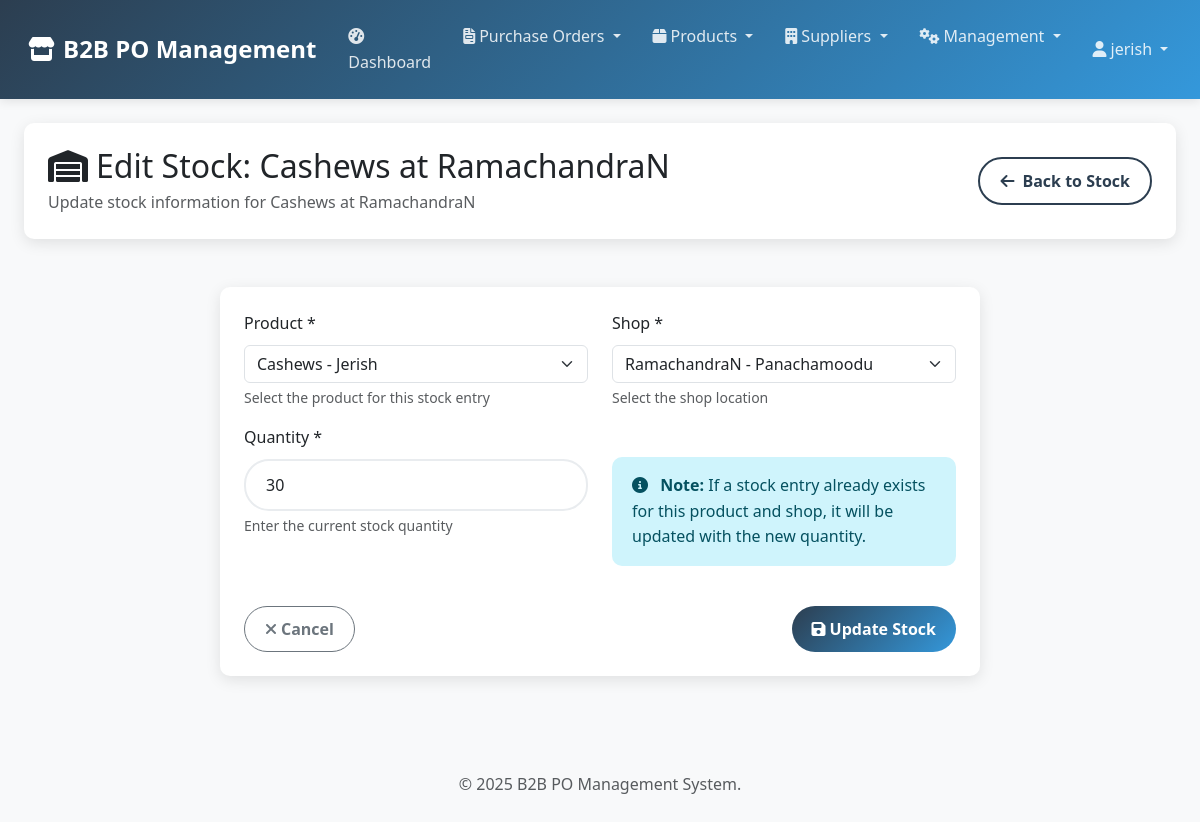
/stocks/2/edit/ (signed in), run on the app's committed database.
### po_system/models.py (models this page shows, shortened)
class ProductStock(models.Model):
    product = models.ForeignKey(Product, on_delete=models.CASCADE, related_name='stocks')
    shop = models.ForeignKey(Shop, on_delete=models.CASCADE)
    quantity = models.IntegerField(validators=[MinValueValidator(0)])
    updated_at = models.DateTimeField(auto_now=True)
    class Meta:
        unique_together = ['product', 'shop']

class Product(models.Model):
    name = models.CharField(max_length=200)
    supplier = models.ForeignKey(Supplier, on_delete=models.CASCADE, related_name='products')
    category = models.ForeignKey(Category, on_delete=models.CASCADE)
    unit = models.CharField(max_length=20, default='Kg')
    current_price = models.DecimalField(max_digits=10, decimal_places=2, validators=[MinValueValidator(Decimal('0.01'))])
    proposed_price = models.DecimalField(max_digits=10, decimal_places=2, validators=[MinValueValidator(Decimal('0.01'))])
    proposed_stock = models.IntegerField(validators=[MinValueValidator(0)])
    description = models.TextField(blank=True)
    created_at = models.DateTimeField(default=timezone.now)  # Changed from auto_now_add
    updated_at = models.DateTimeField(auto_now=True)
    is_active = models.BooleanField(default=True)
    def __str__(self):
        return f"{self.name} - {self.supplier.name}"
    class Meta:
        unique_together = ['name', 'supplier']

class Shop(models.Model):
    name = models.CharField(max_length=100)
    location = models.CharField(max_length=200)
    manager_name = models.CharField(max_length=100)
    created_at = models.DateTimeField(default=timezone.now)  # Changed from auto_now_add
    is_active = models.BooleanField(default=True)
    def __str__(self):
        return f"{self.name} - {self.location}"

### po_system/views.py (the view)
# urls.py: path('stocks/<int:stock_id>/edit/', views.stock_edit, name='stock_edit'),
@login_required
def stock_edit(request, stock_id):
    stock = get_object_or_404(ProductStock, id=stock_id)
    if request.method == 'POST':
        form = ProductStockForm(request.POST, instance=stock)
        if form.is_valid():
            stock = form.save()
            messages.success(request, f'Stock entry for "{stock.product.name}" at "{stock.shop.name}" updated successfully!')
            return redirect('po_system:stock_list')
    else:
        form = ProductStockForm(instance=stock)
    return render(request, 'po_system/stock_form.html', {
        'form': form,
        'stock': stock,
        'title': f'Edit Stock: {stock.product.name} at {stock.shop.name}',
        'submit_text': 'Update Stock'
    })

### po_system/forms.py
class ProductStockForm(forms.ModelForm):
    class Meta:
        model = ProductStock
        fields = ['product', 'shop', 'quantity']
        widgets = {
            'product': forms.Select(attrs={'class': 'form-select'}),
            'shop': forms.Select(attrs={'class': 'form-select'}),
            'quantity': forms.NumberInput(attrs={'class': 'form-control', 'min': '0'}),
        }
    def __init__(self, *args, **kwargs):
        super().__init__(*args, **kwargs)
        self.fields['product'].queryset = Product.objects.filter(is_active=True)
        self.fields['shop'].queryset = Shop.objects.filter(is_active=True)

### templates/po_system/stock_form.html (shortened to what this page needs)
{% extends 'po_system/base.html' %}
{% block content %}
<div class="container-fluid">
    <div class="row mb-4">
        <div class="col-12">
            <div class="card">
                <div class="card-body">
                    <div class="d-flex justify-content-between align-items-center">
                        <div>
                            <h2 class="mb-1">
                                <i class="fas fa-warehouse me-2"></i>{{ title }}
                            </h2>
                            <p class="text-muted mb-0">
                                {% if stock %}
                                    Update stock information for {{ stock.product.name }} at {{ stock.shop.name }}
                                {% else %}
                                    Add a new stock entry to the system
                                {% endif %}
                            </p>
                        </div>
                        <a href="{% url 'po_system:stock_list' %}" class="btn btn-outline-primary">
                            <i class="fas fa-arrow-left me-2"></i>Back to Stock
                        </a>
                    </div>
                </div>
            </div>
        </div>
    </div>
    <div class="row justify-content-center">
        <div class="col-md-8">
            <div class="card">
                <div class="card-body">
                    <form method="post" novalidate>
                        <div class="row">
                            <div class="col-md-6 mb-3">
                                <label for="{{ form.product.id_for_label }}" class="form-label">Product *</label>
                                {{ form.product }}
                                <div class="form-text">Select the product for this stock entry</div>
                            </div>
                            <div class="col-md-6 mb-3">
                                <label for="{{ form.shop.id_for_label }}" class="form-label">Shop *</label>
                                {{ form.shop }}
                                <div class="form-text">Select the shop location</div>
                            </div>
                        </div>
                        <div class="row">
                            <div class="col-md-6 mb-4">
                                <label for="{{ form.quantity.id_for_label }}" class="form-label">Quantity *</label>
                                {{ form.quantity }}
                                <div class="form-text">Enter the current stock quantity</div>
                            </div>
                            <div class="col-md-6 mb-4">
                                <div class="mt-4 pt-2">
                                    <div class="alert alert-info">
                                        <i class="fas fa-info-circle me-2"></i>
                                        <strong>Note:</strong> If a stock entry already exists for this product and shop,
                                        it will be updated with the new quantity.
                                    </div>
                                </div>
                            </div>
                        </div>
                        <div class="d-flex justify-content-between">
                            <a href="{% url 'po_system:stock_list' %}" class="btn btn-outline-secondary">
                                <i class="fas fa-times me-1"></i>Cancel
                            </a>
                            <button type="submit" class="btn btn-primary">
                                <i class="fas fa-save me-1"></i>{{ submit_text }}
                            </button>
                        </div>
                    </form>
                </div>
            </div>
        </div>
    </div>
</div>
{% endblock %}

### templates/po_system/base.html (shortened to what this page needs)
{% load static %}
<!DOCTYPE html>
<html lang="en">
<head>
    <link href="https://cdnjs.cloudflare.com/ajax/libs/bootstrap/5.3.0/css/bootstrap.min.css" rel="stylesheet">
    <link href="https://cdnjs.cloudflare.com/ajax/libs/font-awesome/6.4.0/css/all.min.css" rel="stylesheet">
    <link href="{% static 'css/main.css' %}" rel="stylesheet">
</head>
<body>
    <nav class="navbar navbar-expand-lg navbar-dark">
        <div class="container-fluid">
            <a class="navbar-brand" href="{% url 'po_system:dashboard' %}">
                <i class="fas fa-store me-2"></i>B2B PO Management
            </a>
            <div class="collapse navbar-collapse" id="navbarNav">
                <ul class="navbar-nav me-auto">
                    <li class="nav-item">
                        <a class="nav-link" href="{% url 'po_system:dashboard' %}">
                            <i class="fas fa-tachometer-alt me-1"></i>Dashboard
                        </a>
                    </li>
                    <li class="nav-item dropdown">
                        <a class="nav-link dropdown-toggle" href="#" role="button" data-bs-toggle="dropdown">
                            <i class="fas fa-file-invoice me-1"></i>Purchase Orders
                        </a>
                    </li>
                    <li class="nav-item dropdown">
                        <a class="nav-link dropdown-toggle" href="#" role="button" data-bs-toggle="dropdown">
                            <i class="fas fa-box me-1"></i>Products
                        </a>
                    </li>
                    <li class="nav-item dropdown">
                        <a class="nav-link dropdown-toggle" href="#" role="button" data-bs-toggle="dropdown">
                            <i class="fas fa-building me-1"></i>Suppliers
                        </a>
                    </li>
                    <li class="nav-item dropdown">
                        <a class="nav-link dropdown-toggle" href="#" role="button" data-bs-toggle="dropdown">
                            <i class="fas fa-cogs me-1"></i>Management
                        </a>
                    </li>
                </ul>
                <ul class="navbar-nav">
                    <li class="nav-item dropdown">
                        <a class="nav-link dropdown-toggle" href="#" role="button" data-bs-toggle="dropdown">
                            <i class="fas fa-user me-1"></i>{{ user.username }}
                        </a>
                    </li>
                </ul>
            </div>
        </div>
    </nav>
    <div class="container-fluid mt-4">
        {% block content %}
        {% endblock %}
    </div>
    <footer class="mt-5 py-4 bg-light text-center text-muted">
        <div class="container">
            <p class="mb-0">
                &copy; {% now "Y" %} B2B PO Management System.
            </p>
        </div>
    </footer>
</body>
</html>

### static/css/main.css (style rules this page uses)
:root { --primary-color: #2c3e50; --secondary-color: #3498db; --success-color: #27ae60; --warning-color: #f39c12; --danger-color: #e74c3c; --info-color: #1abc9c; --light-color: #f8f9fa; --dark-color: #343a40; --gray-100: #f8f9fa; --gray-200: #e9ecef; --gray-300: #dee2e6; --gray-400: #ced4da; --gray-500: #adb5bd; --gray-600: #6c757d; --gray-700: #495057; --gray-800: #343a40; --gray-900: #212529; --primary-gradient: linear-gradient(135deg, var(--primary-color), var(--secondary-color)); --success-gradient: linear-gradient(135deg, var(--success-color), #219a52); --warning-gradient: linear-gradient(135deg, var(--warning-color), #d35400); --danger-gradient: linear-gradient(135deg, var(--danger-color), #c0392b); --purple-gradient: linear-gradient(135deg, #9b59b6, #8e44ad); --card-shadow: 0 4px 15px rgba(0, 0, 0, 0.1); --hover-shadow: 0 8px 25px rgba(0, 0, 0, 0.15); --button-shadow: 0 5px 15px rgba(52, 152, 219, 0.4); --border-radius-sm: 5px; --border-radius: 10px; --border-radius-lg: 15px; --border-radius-xl: 25px; --transition-speed: 0.3s; }
body { font-family: 'Segoe UI', Tahoma, Geneva, Verdana, sans-serif; background-color: var(--light-color); color: var(--gray-800); line-height: 1.6; }
a { text-decoration: none; transition: all var(--transition-speed) ease; }
.navbar { background: var(--primary-gradient); box-shadow: 0 2px 10px rgba(0, 0, 0, 0.1); padding: 0.75rem 1rem; }
.navbar-brand { font-weight: 700; font-size: 1.5rem; color: white; }
.navbar-dark .navbar-nav .nav-link { color: rgba(255, 255, 255, 0.85); font-weight: 500; padding: 0.75rem 1rem; border-radius: var(--border-radius); transition: all var(--transition-speed) ease; }
.card { border: none; border-radius: var(--border-radius); box-shadow: var(--card-shadow); transition: transform var(--transition-speed) ease; margin-bottom: 1.5rem; }
.card-body { padding: 1.5rem; }
.form-control { border: 2px solid var(--gray-200); border-radius: var(--border-radius-xl); padding: 0.75rem 1.25rem; font-size: 1rem; transition: all var(--transition-speed) ease; }
.btn { border-radius: var(--border-radius-xl); padding: 0.625rem 1.25rem; font-weight: 600; transition: all var(--transition-speed) ease; }
.btn-primary { background: var(--primary-gradient); border: none; }
.btn-outline-primary { color: var(--primary-color); border: 2px solid var(--primary-color); }
.alert { border: none; border-radius: var(--border-radius); padding: 1rem 1.25rem; }

### data on the page
ProductStock: product.name "Cashews", shop.name "RamachandraN", product "Cashews - Jerish", shop "RamachandraN - Panachamoodu", quantity "30"

### other printed values
{{ user.username }} "jerish"
{{ title }} "Edit Stock: Cashews at RamachandraN"
{{ submit_text }} "Update Stock"
